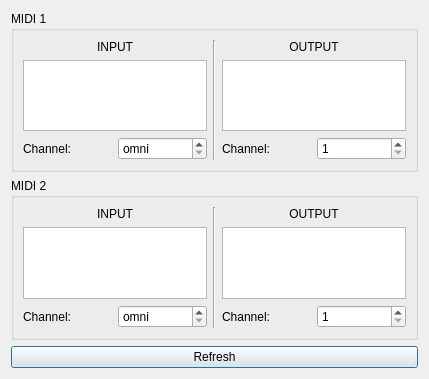
<?xml version="1.0" encoding="UTF-8"?>
<ui version="4.0">
 <class>Dialog</class>
 <widget class="QDialog" name="Dialog">
  <property name="geometry">
   <rect>
    <x>0</x>
    <y>0</y>
    <width>429</width>
    <height>379</height>
   </rect>
  </property>
  <property name="windowTitle">
   <string>MIDI configuration</string>
  </property>
  <layout class="QGridLayout" name="gridLayout">
   <item row="1" column="0">
    <widget class="QGroupBox" name="groupBox_2">
     <property name="title">
      <string>MIDI 2</string>
     </property>
     <layout class="QGridLayout" name="gridLayout_3">
      <item row="0" column="0">
       <layout class="QHBoxLayout" name="horizontalLayout_6">
        <item>
         <layout class="QVBoxLayout" name="verticalLayout_3">
          <item>
           <widget class="QLabel" name="input2_lbl">
            <property name="text">
             <string>INPUT</string>
            </property>
            <property name="alignment">
             <set>Qt::AlignCenter</set>
            </property>
           </widget>
          </item>
          <item>
           <widget class="QListView" name="midi2_input_listview">
            <property name="contextMenuPolicy">
             <enum>Qt::CustomContextMenu</enum>
            </property>
            <property name="editTriggers">
             <set>QAbstractItemView::NoEditTriggers</set>
            </property>
           </widget>
          </item>
          <item>
           <layout class="QHBoxLayout" name="horizontalLayout_7">
            <item>
             <widget class="QLabel" name="label_7">
              <property name="text">
               <string>Channel:</string>
              </property>
             </widget>
            </item>
            <item>
             <widget class="QSpinBox" name="midi2_input_chan_spin">
              <property name="specialValueText">
               <string>omni</string>
              </property>
              <property name="maximum">
               <number>16</number>
              </property>
             </widget>
            </item>
           </layout>
          </item>
         </layout>
        </item>
        <item>
         <widget class="Line" name="line_2">
          <property name="orientation">
           <enum>Qt::Vertical</enum>
          </property>
         </widget>
        </item>
        <item>
         <layout class="QVBoxLayout" name="verticalLayout_4">
          <item>
           <widget class="QLabel" name="output2_lbl">
            <property name="text">
             <string>OUTPUT</string>
            </property>
            <property name="alignment">
             <set>Qt::AlignCenter</set>
            </property>
           </widget>
          </item>
          <item>
           <widget class="QListView" name="midi2_output_listview">
            <property name="contextMenuPolicy">
             <enum>Qt::CustomContextMenu</enum>
            </property>
            <property name="editTriggers">
             <set>QAbstractItemView::NoEditTriggers</set>
            </property>
           </widget>
          </item>
          <item>
           <layout class="QHBoxLayout" name="horizontalLayout_8">
            <item>
             <widget class="QLabel" name="label_9">
              <property name="text">
               <string>Channel:</string>
              </property>
             </widget>
            </item>
            <item>
             <widget class="QSpinBox" name="midi2_output_chan_spin">
              <property name="minimum">
               <number>1</number>
              </property>
              <property name="maximum">
               <number>16</number>
              </property>
             </widget>
            </item>
           </layout>
          </item>
         </layout>
        </item>
       </layout>
      </item>
     </layout>
    </widget>
   </item>
   <item row="0" column="0">
    <widget class="QGroupBox" name="groupBox">
     <property name="title">
      <string>MIDI 1</string>
     </property>
     <layout class="QGridLayout" name="gridLayout_2">
      <item row="0" column="0">
       <layout class="QHBoxLayout" name="horizontalLayout">
        <item>
         <layout class="QVBoxLayout" name="verticalLayout">
          <item>
           <widget class="QLabel" name="input1_lbl">
            <property name="text">
             <string>INPUT</string>
            </property>
            <property name="alignment">
             <set>Qt::AlignCenter</set>
            </property>
           </widget>
          </item>
          <item>
           <widget class="QListView" name="midi1_input_listview">
            <property name="contextMenuPolicy">
             <enum>Qt::CustomContextMenu</enum>
            </property>
            <property name="editTriggers">
             <set>QAbstractItemView::NoEditTriggers</set>
            </property>
           </widget>
          </item>
          <item>
           <layout class="QHBoxLayout" name="horizontalLayout_3">
            <item>
             <widget class="QLabel" name="label_3">
              <property name="text">
               <string>Channel:</string>
              </property>
             </widget>
            </item>
            <item>
             <widget class="QSpinBox" name="midi1_input_chan_spin">
              <property name="specialValueText">
               <string>omni</string>
              </property>
              <property name="maximum">
               <number>16</number>
              </property>
             </widget>
            </item>
           </layout>
          </item>
         </layout>
        </item>
        <item>
         <widget class="Line" name="line">
          <property name="orientation">
           <enum>Qt::Vertical</enum>
          </property>
         </widget>
        </item>
        <item>
         <layout class="QVBoxLayout" name="verticalLayout_2">
          <item>
           <widget class="QLabel" name="output1_lbl">
            <property name="text">
             <string>OUTPUT</string>
            </property>
            <property name="alignment">
             <set>Qt::AlignCenter</set>
            </property>
           </widget>
          </item>
          <item>
           <widget class="QListView" name="midi1_output_listview">
            <property name="contextMenuPolicy">
             <enum>Qt::CustomContextMenu</enum>
            </property>
            <property name="editTriggers">
             <set>QAbstractItemView::NoEditTriggers</set>
            </property>
           </widget>
          </item>
          <item>
           <layout class="QHBoxLayout" name="horizontalLayout_5">
            <item>
             <widget class="QLabel" name="label_5">
              <property name="text">
               <string>Channel:</string>
              </property>
             </widget>
            </item>
            <item>
             <widget class="QSpinBox" name="midi1_output_chan_spin">
              <property name="minimum">
               <number>1</number>
              </property>
              <property name="maximum">
               <number>16</number>
              </property>
             </widget>
            </item>
           </layout>
          </item>
         </layout>
        </item>
       </layout>
      </item>
     </layout>
    </widget>
   </item>
   <item row="2" column="0">
    <widget class="QPushButton" name="refresh_btn">
     <property name="text">
      <string>Refresh</string>
     </property>
    </widget>
   </item>
  </layout>
 </widget>
 <resources/>
 <connections/>
</ui>
